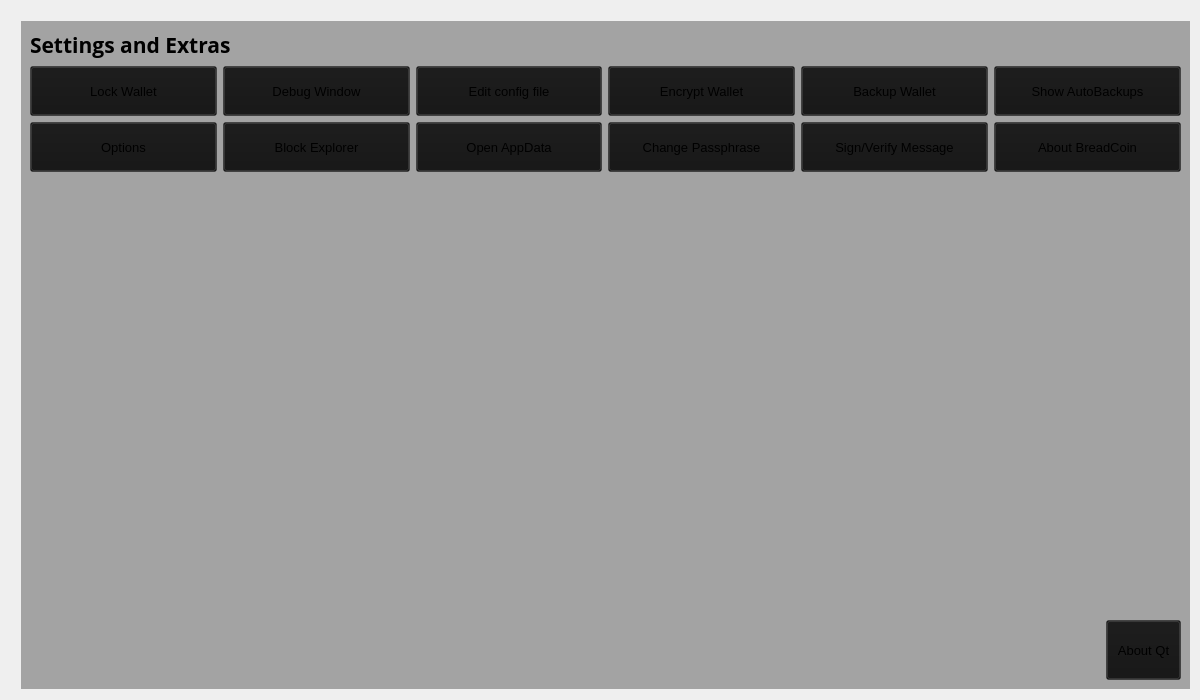
<?xml version="1.0" encoding="UTF-8"?>
<ui version="4.0">
 <class>SettingsPage</class>
 <widget class="QWidget" name="SettingsPage">
  <property name="windowModality">
   <enum>Qt::NonModal</enum>
  </property>
  <property name="enabled">
   <bool>true</bool>
  </property>
  <property name="geometry">
   <rect>
    <x>0</x>
    <y>0</y>
    <width>1200</width>
    <height>700</height>
   </rect>
  </property>
  <property name="sizePolicy">
   <sizepolicy hsizetype="Expanding" vsizetype="Expanding">
    <horstretch>0</horstretch>
    <verstretch>0</verstretch>
   </sizepolicy>
  </property>
  <property name="minimumSize">
   <size>
    <width>0</width>
    <height>0</height>
   </size>
  </property>
  <property name="acceptDrops">
   <bool>false</bool>
  </property>
  <property name="windowTitle">
   <string>Form</string>
  </property>
  <property name="styleSheet">
   <string notr="true"/>
  </property>
  <layout class="QGridLayout">
   <property name="sizeConstraint">
    <enum>QLayout::SetMaximumSize</enum>
   </property>
   <property name="leftMargin">
    <number>21</number>
   </property>
   <property name="topMargin">
    <number>21</number>
   </property>
   <property name="rightMargin">
    <number>10</number>
   </property>
   <item row="1" column="0">
    <widget class="QWidget" name="widget" native="true">
     <property name="sizePolicy">
      <sizepolicy hsizetype="Expanding" vsizetype="Expanding">
       <horstretch>0</horstretch>
       <verstretch>0</verstretch>
      </sizepolicy>
     </property>
     <property name="styleSheet">
      <string notr="true">background: transparent;
background-color: rgb(20, 20, 20, 0.35);
</string>
     </property>
     <layout class="QGridLayout" name="gridLayout01">
      <item row="2" column="0">
       <layout class="QHBoxLayout" name="horizontalLayout_3">
        <item>
         <widget class="QPushButton" name="options">
          <property name="minimumSize">
           <size>
            <width>0</width>
            <height>50</height>
           </size>
          </property>
          <property name="font">
           <font>
            <pointsize>10</pointsize>
           </font>
          </property>
          <property name="text">
           <string>Options</string>
          </property>
         </widget>
        </item>
        <item>
         <widget class="QPushButton" name="blockexplorer">
          <property name="minimumSize">
           <size>
            <width>0</width>
            <height>50</height>
           </size>
          </property>
          <property name="font">
           <font>
            <pointsize>10</pointsize>
           </font>
          </property>
          <property name="text">
           <string>Block Explorer</string>
          </property>
         </widget>
        </item>
        <item>
         <widget class="QPushButton" name="open_datafolder">
          <property name="minimumSize">
           <size>
            <width>0</width>
            <height>50</height>
           </size>
          </property>
          <property name="font">
           <font>
            <pointsize>10</pointsize>
           </font>
          </property>
          <property name="text">
           <string>Open AppData</string>
          </property>
         </widget>
        </item>
        <item>
         <widget class="QPushButton" name="changepassphrase">
          <property name="minimumSize">
           <size>
            <width>0</width>
            <height>50</height>
           </size>
          </property>
          <property name="font">
           <font>
            <pointsize>10</pointsize>
           </font>
          </property>
          <property name="text">
           <string>Change Passphrase</string>
          </property>
         </widget>
        </item>
        <item>
         <widget class="QPushButton" name="signmesage">
          <property name="minimumSize">
           <size>
            <width>0</width>
            <height>50</height>
           </size>
          </property>
          <property name="font">
           <font>
            <pointsize>10</pointsize>
           </font>
          </property>
          <property name="text">
           <string>Sign/Verify Message</string>
          </property>
         </widget>
        </item>
        <item>
         <widget class="QPushButton" name="aboutcoin">
          <property name="minimumSize">
           <size>
            <width>0</width>
            <height>50</height>
           </size>
          </property>
          <property name="font">
           <font>
            <pointsize>10</pointsize>
           </font>
          </property>
          <property name="text">
           <string>About BreadCoin</string>
          </property>
         </widget>
        </item>
       </layout>
      </item>
      <item row="6" column="0">
       <layout class="QHBoxLayout" name="horizontalLayout_5">
        <property name="bottomMargin">
         <number>0</number>
        </property>
        <item>
         <spacer name="horizontalSpacer">
          <property name="orientation">
           <enum>Qt::Horizontal</enum>
          </property>
          <property name="sizeHint" stdset="0">
           <size>
            <width>40</width>
            <height>20</height>
           </size>
          </property>
         </spacer>
        </item>
        <item>
         <widget class="QPushButton" name="aboutqt">
          <property name="minimumSize">
           <size>
            <width>60</width>
            <height>60</height>
           </size>
          </property>
          <property name="maximumSize">
           <size>
            <width>75</width>
            <height>16777215</height>
           </size>
          </property>
          <property name="font">
           <font>
            <pointsize>10</pointsize>
           </font>
          </property>
          <property name="text">
           <string>About Qt</string>
          </property>
         </widget>
        </item>
       </layout>
      </item>
      <item row="0" column="0">
       <layout class="QHBoxLayout" name="horizontalLayout_4">
        <property name="spacing">
         <number>7</number>
        </property>
        <item>
         <widget class="QLabel" name="label_5">
          <property name="font">
           <font>
            <family>Open Sans,sans-serif</family>
            <pointsize>16</pointsize>
            <weight>75</weight>
            <bold>true</bold>
           </font>
          </property>
          <property name="styleSheet">
           <string notr="true">background: transparent;</string>
          </property>
          <property name="text">
           <string>Settings and Extras</string>
          </property>
         </widget>
        </item>
        <item>
         <spacer name="horizontalSpacer_2">
          <property name="orientation">
           <enum>Qt::Horizontal</enum>
          </property>
          <property name="sizeHint" stdset="0">
           <size>
            <width>40</width>
            <height>20</height>
           </size>
          </property>
         </spacer>
        </item>
       </layout>
      </item>
      <item row="1" column="0">
       <layout class="QHBoxLayout" name="horizontalLayout_2">
        <item>
         <widget class="QPushButton" name="lockwallet">
          <property name="minimumSize">
           <size>
            <width>0</width>
            <height>50</height>
           </size>
          </property>
          <property name="font">
           <font>
            <pointsize>10</pointsize>
           </font>
          </property>
          <property name="text">
           <string>Lock Wallet</string>
          </property>
         </widget>
        </item>
        <item>
         <widget class="QPushButton" name="debugwindow">
          <property name="minimumSize">
           <size>
            <width>0</width>
            <height>50</height>
           </size>
          </property>
          <property name="font">
           <font>
            <pointsize>10</pointsize>
           </font>
          </property>
          <property name="text">
           <string>Debug Window</string>
          </property>
         </widget>
        </item>
        <item>
         <widget class="QPushButton" name="editconf">
          <property name="minimumSize">
           <size>
            <width>0</width>
            <height>50</height>
           </size>
          </property>
          <property name="font">
           <font>
            <pointsize>10</pointsize>
           </font>
          </property>
          <property name="text">
           <string>Edit config file</string>
          </property>
         </widget>
        </item>
        <item>
         <widget class="QPushButton" name="encryptwallet">
          <property name="minimumSize">
           <size>
            <width>0</width>
            <height>50</height>
           </size>
          </property>
          <property name="font">
           <font>
            <pointsize>10</pointsize>
           </font>
          </property>
          <property name="text">
           <string>Encrypt Wallet</string>
          </property>
         </widget>
        </item>
        <item>
         <widget class="QPushButton" name="backupwallet">
          <property name="minimumSize">
           <size>
            <width>0</width>
            <height>50</height>
           </size>
          </property>
          <property name="font">
           <font>
            <pointsize>10</pointsize>
           </font>
          </property>
          <property name="text">
           <string>Backup Wallet</string>
          </property>
         </widget>
        </item>
        <item>
         <widget class="QPushButton" name="show_autobackups">
          <property name="minimumSize">
           <size>
            <width>0</width>
            <height>50</height>
           </size>
          </property>
          <property name="font">
           <font>
            <pointsize>10</pointsize>
           </font>
          </property>
          <property name="text">
           <string>Show AutoBackups</string>
          </property>
         </widget>
        </item>
       </layout>
      </item>
      <item row="3" column="0">
       <spacer name="verticalSpacer">
        <property name="orientation">
         <enum>Qt::Vertical</enum>
        </property>
        <property name="sizeHint" stdset="0">
         <size>
          <width>20</width>
          <height>40</height>
         </size>
        </property>
       </spacer>
      </item>
     </layout>
    </widget>
   </item>
  </layout>
 </widget>
 <resources/>
 <connections/>
</ui>
